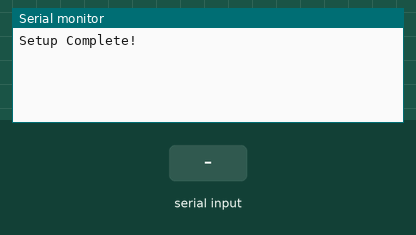
This sketch was run on a simulated Arduino Mega 2560, built with avr-gcc and run on an emulated ATmega2560. Shown: the last lines printed to the serial monitor. Inputs (shaded band) come from the test bench.

Above: at 2.2 s.
2.3 s: "1" received over the second serial link
At 3.5 s:
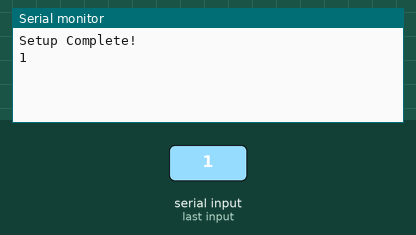
3.8 s: "0" received over the second serial link
At 4.6 s:
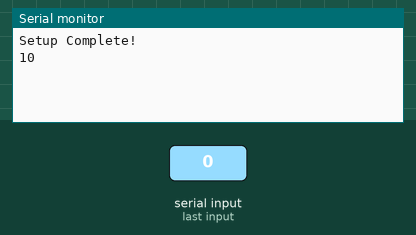

Measured:
- after the input at 2.3 s, the serial monitor: prints a new line at once (image 1)
- after the input at 3.8 s, the serial monitor: prints a new line at once (image 2)

The sketch:

GPS_TEST1.ino
```cpp
void setup() {
  Serial.begin(9600);
  Serial1.begin(9600);
  delay(1000);
  Serial.println("Setup Complete!");
}

void loop() {
  if(Serial1.available()){
    Serial.write(Serial1.read());
  }
  if(Serial.available()){
    Serial1.write(Serial.read());
  }
}
```
